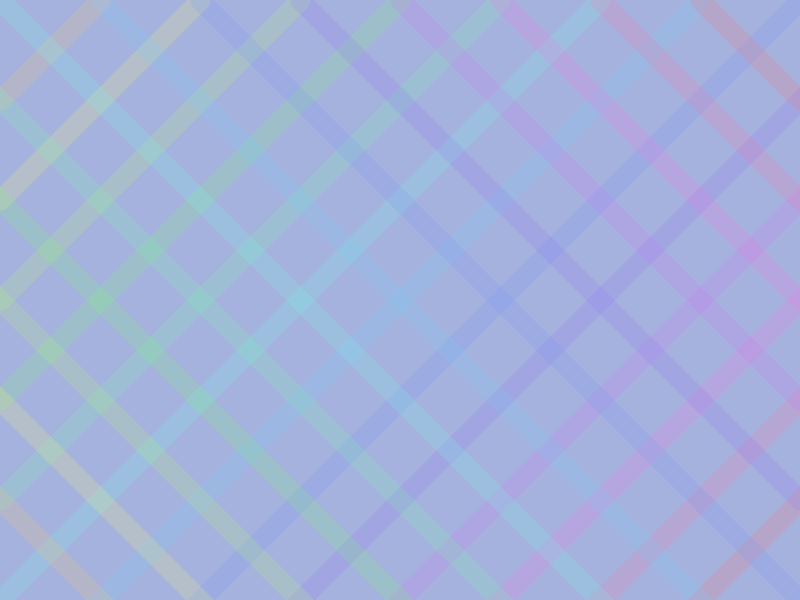
Frame 1 (no input)
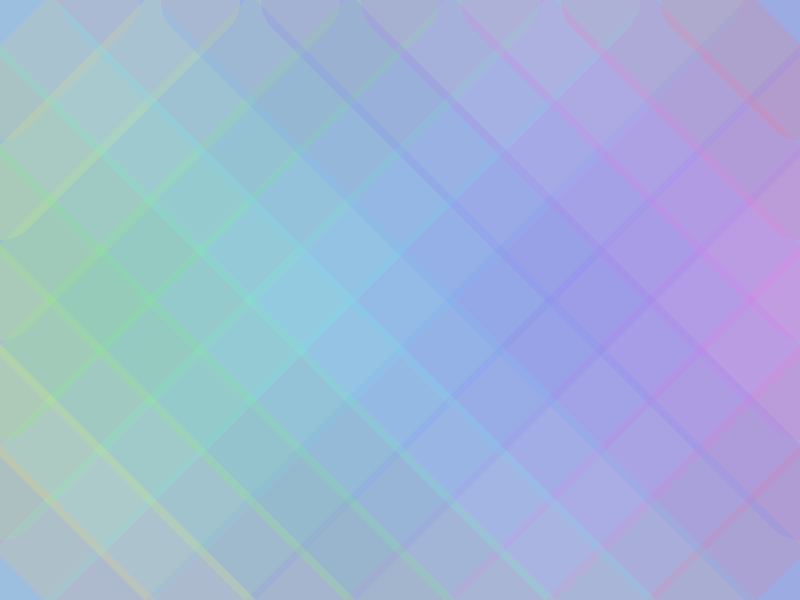
Frame 60 (the mouse pressed at the canvas centre just before this capture)
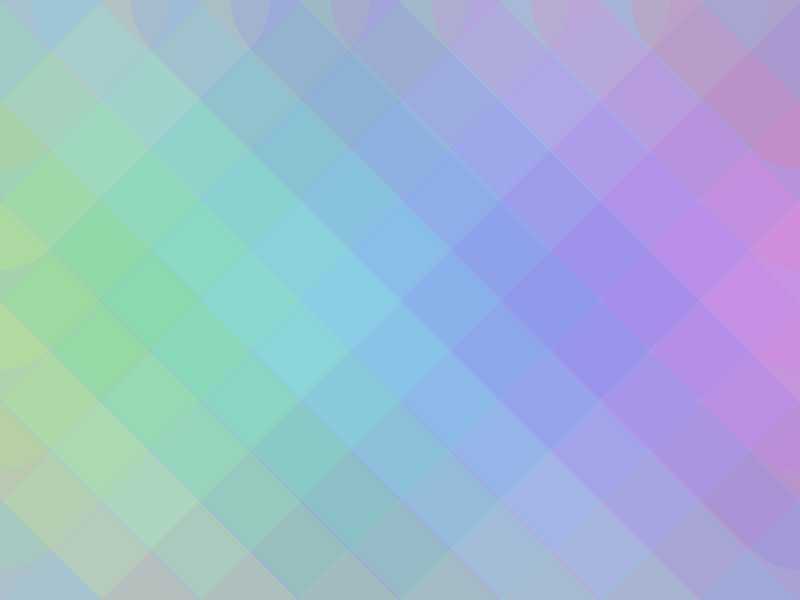
Frame 120 (the mouse held since frame 60 and released just before this capture)

The Processing sketch that drew these frames (run headless with seeded random() and noise(); from frame 60 on, the mouse is pressed at the canvas centre):

// Processing sketch: bianzhidai_exp03
// ── bianzhidai_exp03.pde
//定义颜色
color[] c = {#F57777,#F577AD,#F577E6,#CA77F5,#9177F5,
             #7795F5,#77CEF5,#77F5E3,#77F5AA,#7CF577,
             #B5F577,#EEF577,#F5C277
            } ;
//先定义一个变化的笔触宽度
float w = 20.0;
float change = 1.0;

void setup(){
  //设置画板大小
  size(800,600) ;
  //更改背景颜色
  background(#A6B2DE) ;
  //改变线条颜色
  stroke(255,0,0,50) ;
  //调整线条粗细
  strokeWeight(45.0);
}

void draw(){
  //先涂一下画布
  background(#A6B2DE);
  //设置新的笔触宽度
  strokeWeight(w);
  
  //尝试画线
  //从 1300 到 100 每次 减 100
  int j = 0;
  for (int i = 1300 ; i >= 100 ; i = i - 100){
    stroke(c[j],50) ;
    line(i, 0, 0, i);
    j = j + 1;
  }
  //第二个数永远是0， 第三个数永远是800，
  //第一个和第四个加和是800，第四个数从0 到 1300 每次加100
  //重置j 为0
  j = 0;
  for (int i = 100 ; i <= 1300 ; i = i + 100){
    stroke(c[j],50) ;
    line(800 - i, 0, 800, i) ;
    j = j + 1 ;
  }
  //改变笔触宽度
  //判断笔触变化改变值的符号
  w = w + change ;
  if (w == 300.0){
    change = -change ;
  }
  if (w == 0.0){
    change = -change;
  }
  
  println(w);
}
